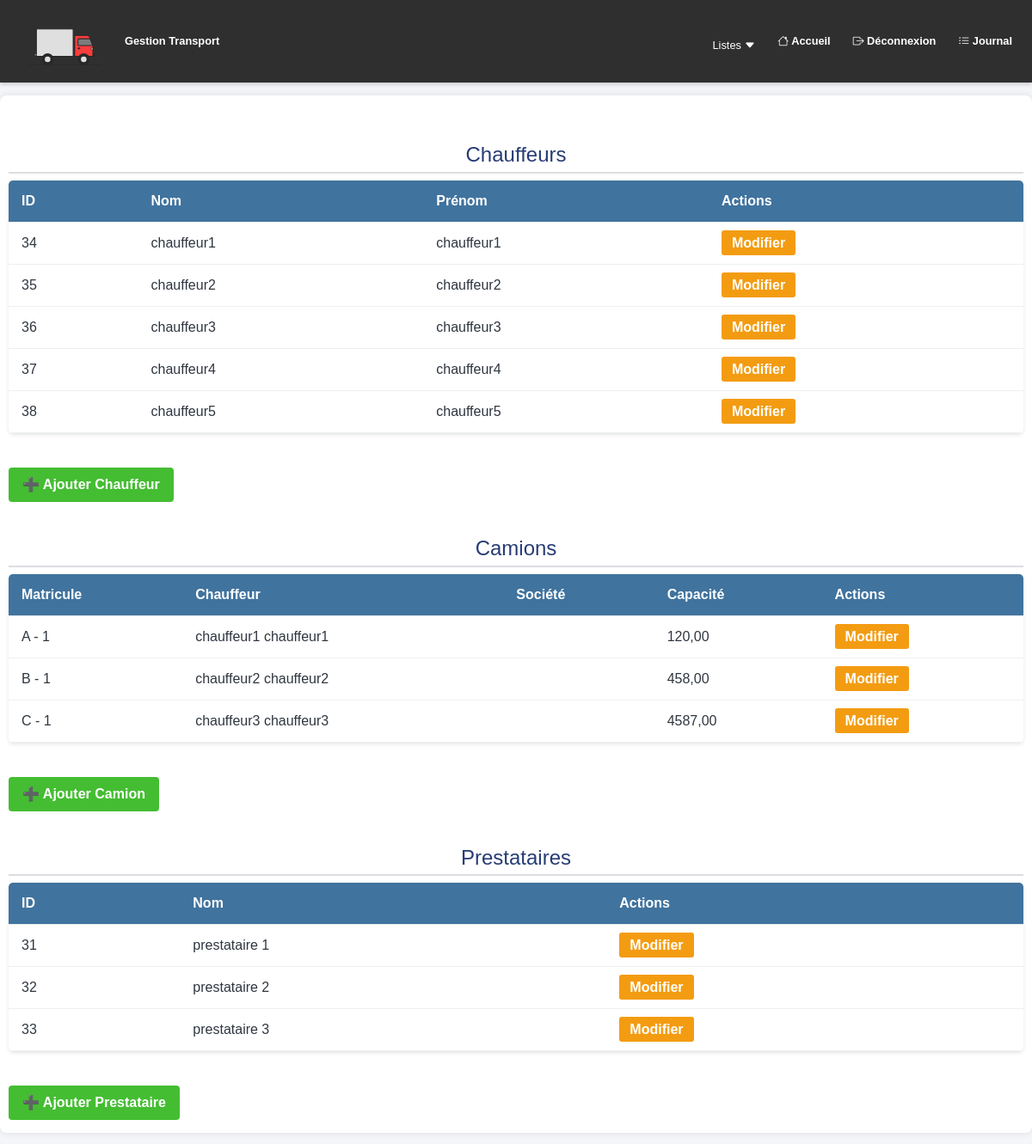
The app's page /interface_admin/, older data.
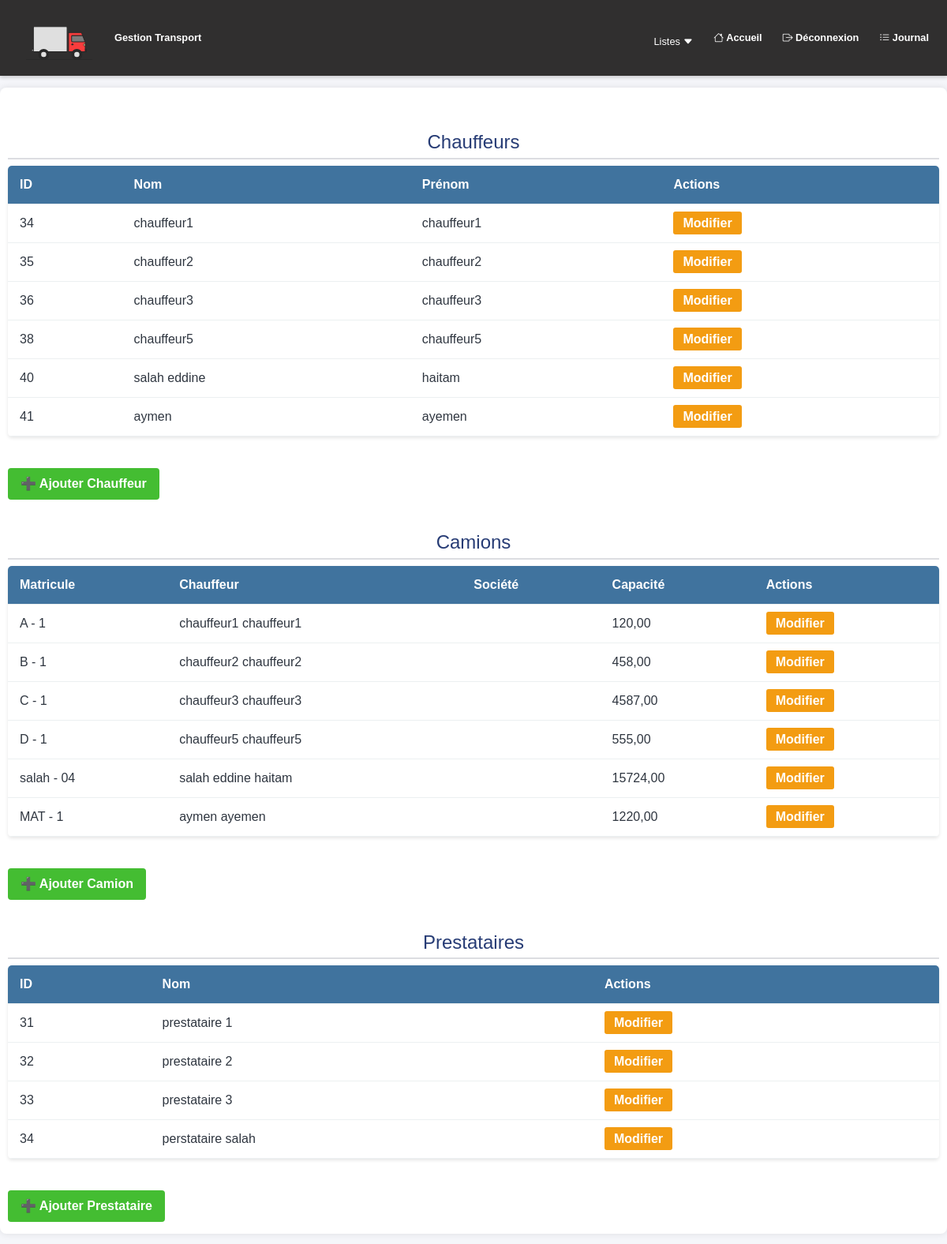
The same page, newer data.
### app/models.py (models this page shows, shortened)
class chauffeur(models.Model):
    id_chauffeur = models.AutoField(primary_key=True)
    nom_chauffeur = models.CharField(max_length=50)
    prenom_chauffeur = models.CharField(max_length=50)
    permis_chauffeur = models.CharField(max_length=20, unique=True)
    prestataire = models.ForeignKey('prestataire', on_delete=models.CASCADE, null=True, blank=True)
    qr_code = models.ImageField(upload_to='qr_codes/', blank=True, null=True)
    def __str__(self):
        return f"{self.nom_chauffeur} {self.prenom_chauffeur}"

class camion(models.Model):
    id_camion = models.AutoField(primary_key=True)
    id_chauffeur = models.ForeignKey('chauffeur', on_delete=models.CASCADE)
    id_prestataire = models.ForeignKey('prestataire', on_delete=models.SET_NULL, null=True, blank=True)
    matricule_camion = models.CharField(max_length=20, unique=True)
    capacite = models.DecimalField(max_digits=10, decimal_places=2)

class prestataire(models.Model):
    id_prestataire = models.AutoField(primary_key=True)
    nom_prestataire = models.CharField(max_length=100)
    adresse_prestataire = models.CharField(max_length=255)
    frais_prestataire = models.DecimalField(max_digits=10, decimal_places=2)
    telephone_prestataire = models.CharField(max_length=15, unique=True)
    qr_code = models.ImageField(upload_to='qr_codes/', blank=True, null=True)

### app/views.py (the view)
# urls.py: path('interface_admin/', views.interface_admin, name='interface_admin'),
def interface_admin(request):
    chauffeurs = chauffeur.objects.all()
    camions = camion.objects.all()
    prestataires = prestataire.objects.all()
    utilisateurs = Utilisateur.objects.all()
    return render(request, 'interface_admin.html', {
        'chauffeurs': chauffeurs,
        'camions': camions,
        'prestataires': prestataires,
        'utilisateurs': utilisateurs,
    })

### app/templates/interface_admin.html (shortened to what this page needs)
{% extends "base.html" %}
{% block content %}
<h2>Chauffeurs</h2>
<table>
    <tr>
        <th>ID</th>
        <th>Nom</th>
        <th>Prénom</th>
        <th>Actions</th>
    </tr>
    {% for ch in chauffeurs %}
    <tr>
        <td>{{ ch.id_chauffeur }}</td>
        <td>{{ ch.nom_chauffeur }}</td>
        <td>{{ ch.prenom_chauffeur }}</td>
        <td>
            <a class="action-link" href="{% url 'modifier_chauffeur' ch.id_chauffeur %}">Modifier</a>
        </td>
    </tr>
    {% endfor %}
</table>
<a class="add-button" href="{% url 'ajouter_chauffeur' %}">➕ Ajouter Chauffeur</a>
<h2>Camions</h2>
<table>
    <tr>
        <th>Matricule</th>
        <th>Chauffeur</th>
        <th>Société</th>
        <th>Capacité</th>
        <th>Actions</th>
    </tr>
    {% for cm in camions %}
    <tr>
        <td>{{ cm.matricule_camion }}</td>
        <td>{{ cm.id_chauffeur }}</td>
        <td>{{ cm.nom_societe }}</td>
        <td>{{ cm.capacite }}</td>
        <td>
            <a class="action-link" href="{% url 'modifier_camion' cm.id_camion %}">Modifier</a>
        </td>
    </tr>
    {% endfor %}
</table>
<a class="add-button" href="{% url 'ajouter_camion' %}">➕ Ajouter Camion</a>
<h2>Prestataires</h2>
<table>
    <tr>
        <th>ID</th>
        <th>Nom</th>
        <th>Actions</th>
    </tr>
    {% for pr in prestataires %}
    <tr>
        <td>{{ pr.id_prestataire }}</td>
        <td>{{ pr.nom_prestataire }}</td>
        <td>
            <a class="action-link" href="{% url 'modifier_prestataire' pr.id_prestataire %}">Modifier</a>
        </td>
    </tr>
    {% endfor %}
</table>
<a class="add-button" href="{% url 'ajouter_prestataire' %}">➕ Ajouter Prestataire</a>
{% endblock %}

Row changes from the older to the newer data that the page shows:
removed chauffeur: id_chauffeur "37", nom_chauffeur "chauffeur4", prenom_chauffeur "chauffeur4"
added chauffeur: id_chauffeur "40", nom_chauffeur "salah eddine", prenom_chauffeur "haitam"
added chauffeur: id_chauffeur "41", nom_chauffeur "aymen", prenom_chauffeur "ayemen"
added camion: matricule_camion "D - 1", id_chauffeur "chauffeur5 chauffeur5", capacite "555,00"
added camion: matricule_camion "salah - 04", id_chauffeur "salah eddine haitam", capacite "15724,00"
added camion: matricule_camion "MAT - 1", id_chauffeur "aymen ayemen", capacite "1220,00"
added prestataire: id_prestataire "34", nom_prestataire "perstataire salah"
